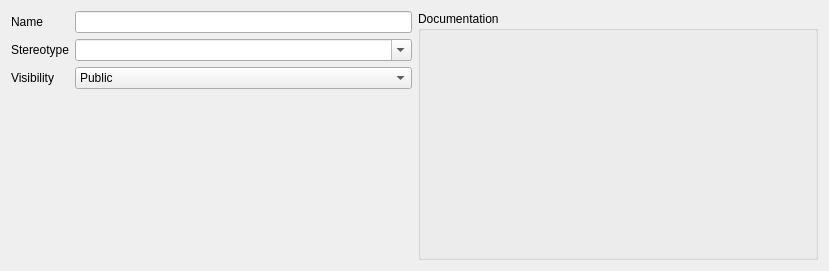
<?xml version="1.0" encoding="UTF-8"?>
<ui version="4.0">
 <class>PackageGeneral</class>
 <widget class="QWidget" name="PackageGeneral">
  <property name="geometry">
   <rect>
    <x>0</x>
    <y>0</y>
    <width>829</width>
    <height>271</height>
   </rect>
  </property>
  <property name="windowTitle">
   <string>PackageGeneral</string>
  </property>
  <layout class="QHBoxLayout" name="horizontalLayout">
   <item>
    <layout class="QFormLayout" name="formLayout">
     <property name="fieldGrowthPolicy">
      <enum>QFormLayout::AllNonFixedFieldsGrow</enum>
     </property>
     <item row="0" column="0">
      <widget class="QLabel" name="m_pClassL">
       <property name="text">
        <string>Name</string>
       </property>
      </widget>
     </item>
     <item row="0" column="1">
      <widget class="KLineEdit" name="m_pClassNameLE"/>
     </item>
     <item row="1" column="0">
      <widget class="QLabel" name="m_pStereotypeL">
       <property name="text">
        <string>Stereotype</string>
       </property>
      </widget>
     </item>
     <item row="1" column="1">
      <widget class="QComboBox" name="m_pStereotypeCBB">
       <property name="editable">
        <bool>true</bool>
       </property>
      </widget>
     </item>
     <item row="2" column="0">
      <widget class="QLabel" name="m_pVisibilityL">
       <property name="text">
        <string>Visibility</string>
       </property>
      </widget>
     </item>
     <item row="2" column="1">
      <widget class="QComboBox" name="m_pVisibilityCBB">
       <item>
        <property name="text">
         <string>Public</string>
        </property>
       </item>
       <item>
        <property name="text">
         <string>Private</string>
        </property>
       </item>
       <item>
        <property name="text">
         <string>Protected</string>
        </property>
       </item>
       <item>
        <property name="text">
         <string>Implementation</string>
        </property>
       </item>
      </widget>
     </item>
    </layout>
   </item>
   <item>
    <widget class="QGroupBox" name="groupBox">
     <property name="sizePolicy">
      <sizepolicy hsizetype="Expanding" vsizetype="Preferred">
       <horstretch>0</horstretch>
       <verstretch>0</verstretch>
      </sizepolicy>
     </property>
     <property name="title">
      <string>Documentation</string>
     </property>
    </widget>
   </item>
  </layout>
 </widget>
 <customwidgets>
  <customwidget>
   <class>KLineEdit</class>
   <extends>QLineEdit</extends>
   <header>klineedit.h</header>
  </customwidget>
 </customwidgets>
 <resources/>
 <connections/>
</ui>
